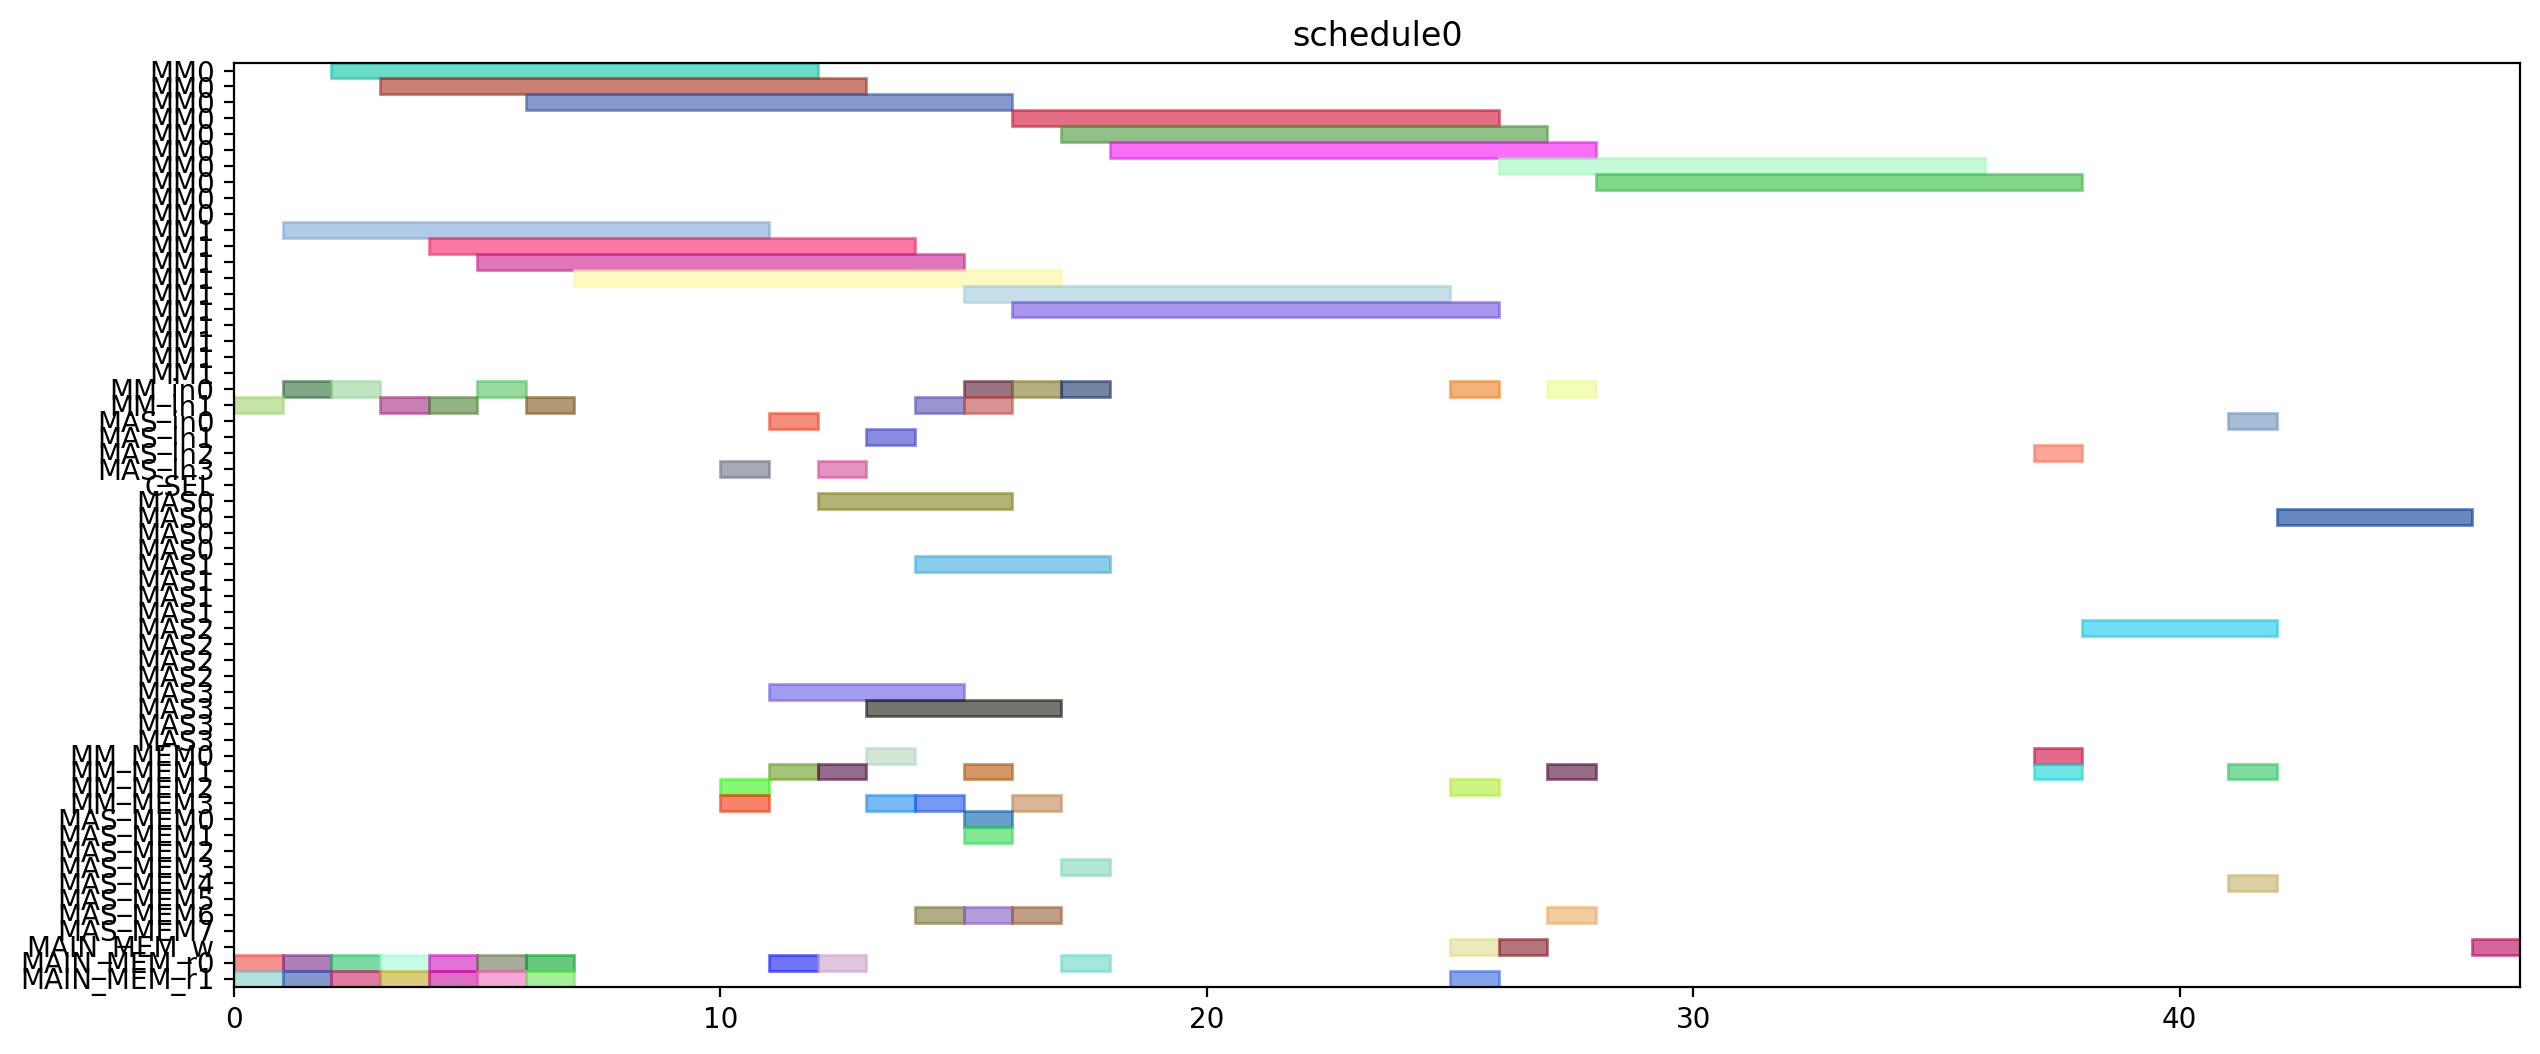

Generate this figure with Python:
from pyschedule import Scenario, solvers, plotters, alt


def solve():
	horizon = 120
	S = Scenario("schedule0", horizon=horizon)

	# resource
	MM = S.Resources('MM', num=2, size=10)
	MM_in = S.Resources('MM_in', num=2)
	MAS_in = S.Resources('MAS_in', num=4)
	CSEL = S.Resource('CSEL')
	MAS = S.Resources('MAS', num=4, size=4, periods=range(1, horizon))
	MM_MEM = S.Resources('MM_MEM', num=4)
	MAS_MEM = S.Resources('MAS_MEM', num=8)
	MAIN_MEM_w = S.Resource('MAIN_MEM_w', size=1)
	MAIN_MEM_r = S.Resources('MAIN_MEM_r', num=2)

	# result of previous scheduling

	# new tasks
	r1 = S.Task('r1', length=10, delay_cost=1)
	r1 += alt(MM)
	r1_in = S.Task('r1_in', length=1, delay_cost=1)
	r1_in += alt(MM_in)
	S += r1_in*MM_in[0]<=r1*MM[0]
	S += r1_in*MM_in[1]<=r1*MM[1]
	r1_mem0 = S.Task('r1_mem0', length=1, delay_cost=1)
	r1_mem0 += MAIN_MEM_r[0]
	S += r1_mem0 <= r1

	r1_mem1 = S.Task('r1_mem1', length=1, delay_cost=1)
	r1_mem1 += MAIN_MEM_r[1]
	S += r1_mem1 <= r1

	r3 = S.Task('r3', length=10, delay_cost=1)
	r3 += alt(MM)
	r3_in = S.Task('r3_in', length=1, delay_cost=1)
	r3_in += alt(MM_in)
	S += r3_in*MM_in[0]<=r3*MM[0]
	S += r3_in*MM_in[1]<=r3*MM[1]
	r3_mem0 = S.Task('r3_mem0', length=1, delay_cost=1)
	r3_mem0 += MAIN_MEM_r[0]
	S += r3_mem0 <= r3

	r3_mem1 = S.Task('r3_mem1', length=1, delay_cost=1)
	r3_mem1 += MAIN_MEM_r[1]
	S += r3_mem1 <= r3

	r4 = S.Task('r4', length=10, delay_cost=1)
	r4 += alt(MM)
	r4_in = S.Task('r4_in', length=1, delay_cost=1)
	r4_in += alt(MM_in)
	S += r4_in*MM_in[0]<=r4*MM[0]
	S += r4_in*MM_in[1]<=r4*MM[1]
	r4_mem0 = S.Task('r4_mem0', length=1, delay_cost=1)
	r4_mem0 += MAIN_MEM_r[0]
	S += r4_mem0 <= r4

	r4_mem1 = S.Task('r4_mem1', length=1, delay_cost=1)
	r4_mem1 += MAIN_MEM_r[1]
	S += r4_mem1 <= r4

	r5 = S.Task('r5', length=10, delay_cost=1)
	r5 += alt(MM)
	r5_in = S.Task('r5_in', length=1, delay_cost=1)
	r5_in += alt(MM_in)
	S += r5_in*MM_in[0]<=r5*MM[0]
	S += r5_in*MM_in[1]<=r5*MM[1]
	r5_mem0 = S.Task('r5_mem0', length=1, delay_cost=1)
	r5_mem0 += MAIN_MEM_r[0]
	S += r5_mem0 <= r5

	r5_mem1 = S.Task('r5_mem1', length=1, delay_cost=1)
	r5_mem1 += MAIN_MEM_r[1]
	S += r5_mem1 <= r5

	r6 = S.Task('r6', length=10, delay_cost=1)
	r6 += alt(MM)
	r6_in = S.Task('r6_in', length=1, delay_cost=1)
	r6_in += alt(MM_in)
	S += r6_in*MM_in[0]<=r6*MM[0]
	S += r6_in*MM_in[1]<=r6*MM[1]
	r6_mem0 = S.Task('r6_mem0', length=1, delay_cost=1)
	r6_mem0 += MAIN_MEM_r[0]
	S += r6_mem0 <= r6

	r6_mem1 = S.Task('r6_mem1', length=1, delay_cost=1)
	r6_mem1 += MAIN_MEM_r[1]
	S += r6_mem1 <= r6

	r12 = S.Task('r12', length=10, delay_cost=1)
	r12 += alt(MM)
	r12_in = S.Task('r12_in', length=1, delay_cost=1)
	r12_in += alt(MM_in)
	S += r12_in*MM_in[0]<=r12*MM[0]
	S += r12_in*MM_in[1]<=r12*MM[1]
	r12_mem0 = S.Task('r12_mem0', length=1, delay_cost=1)
	r12_mem0 += MAIN_MEM_r[0]
	S += r12_mem0 <= r12

	r12_mem1 = S.Task('r12_mem1', length=1, delay_cost=1)
	r12_mem1 += MAIN_MEM_r[1]
	S += r12_mem1 <= r12

	r13 = S.Task('r13', length=10, delay_cost=1)
	r13 += alt(MM)
	r13_in = S.Task('r13_in', length=1, delay_cost=1)
	r13_in += alt(MM_in)
	S += r13_in*MM_in[0]<=r13*MM[0]
	S += r13_in*MM_in[1]<=r13*MM[1]
	r13_mem0 = S.Task('r13_mem0', length=1, delay_cost=1)
	r13_mem0 += MAIN_MEM_r[0]
	S += r13_mem0 <= r13

	r13_mem1 = S.Task('r13_mem1', length=1, delay_cost=1)
	r13_mem1 += MAIN_MEM_r[1]
	S += r13_mem1 <= r13

	r2 = S.Task('r2', length=4, delay_cost=1)
	r2 += alt(MAS)
	r2_in = S.Task('r2_in', length=1, delay_cost=1)
	r2_in += alt(MAS_in)
	S += r2_in*MAS_in[0]<=r2*MAS[0]

	S += r2_in*MAS_in[1]<=r2*MAS[1]

	S += r2_in*MAS_in[2]<=r2*MAS[2]

	S += r2_in*MAS_in[3]<=r2*MAS[3]

	r2_mem0 = S.Task('r2_mem0', length=1, delay_cost=1)
	r2_mem0 += alt(MM_MEM)
	S += (r1*MM[0])-1 < r2_mem0*MM_MEM[0]
	S += (r1*MM[1])-1 < r2_mem0*MM_MEM[2]
	S += r2_mem0 <= r2

	r2_mem1 = S.Task('r2_mem1', length=1, delay_cost=1)
	r2_mem1 += alt(MM_MEM)
	S += (r1*MM[0])-1 < r2_mem1*MM_MEM[1]
	S += (r1*MM[1])-1 < r2_mem1*MM_MEM[3]
	S += r2_mem1 <= r2

	r7 = S.Task('r7', length=4, delay_cost=1)
	r7 += alt(MAS)
	r7_in = S.Task('r7_in', length=1, delay_cost=1)
	r7_in += alt(MAS_in)
	S += r7_in*MAS_in[0]<=r7*MAS[0]

	S += r7_in*MAS_in[1]<=r7*MAS[1]

	S += r7_in*MAS_in[2]<=r7*MAS[2]

	S += r7_in*MAS_in[3]<=r7*MAS[3]

	r7_mem0 = S.Task('r7_mem0', length=1, delay_cost=1)
	r7_mem0 += alt(MM_MEM)
	S += (r5*MM[0])-1 < r7_mem0*MM_MEM[0]
	S += (r5*MM[1])-1 < r7_mem0*MM_MEM[2]
	S += r7_mem0 <= r7

	r7_mem1 = S.Task('r7_mem1', length=1, delay_cost=1)
	r7_mem1 += alt(MM_MEM)
	S += (r6*MM[0])-1 < r7_mem1*MM_MEM[1]
	S += (r6*MM[1])-1 < r7_mem1*MM_MEM[3]
	S += r7_mem1 <= r7

	r8 = S.Task('r8', length=4, delay_cost=1)
	r8 += alt(MAS)
	r8_in = S.Task('r8_in', length=1, delay_cost=1)
	r8_in += alt(MAS_in)
	S += r8_in*MAS_in[0]<=r8*MAS[0]

	S += r8_in*MAS_in[1]<=r8*MAS[1]

	S += r8_in*MAS_in[2]<=r8*MAS[2]

	S += r8_in*MAS_in[3]<=r8*MAS[3]

	r8_mem0 = S.Task('r8_mem0', length=1, delay_cost=1)
	r8_mem0 += MAIN_MEM_r[0]
	S += r8_mem0 <= r8

	r8_mem1 = S.Task('r8_mem1', length=1, delay_cost=1)
	r8_mem1 += alt(MM_MEM)
	S += (r4*MM[0])-1 < r8_mem1*MM_MEM[1]
	S += (r4*MM[1])-1 < r8_mem1*MM_MEM[3]
	S += r8_mem1 <= r8

	r10 = S.Task('r10', length=4, delay_cost=1)
	r10 += alt(MAS)
	r10_in = S.Task('r10_in', length=1, delay_cost=1)
	r10_in += alt(MAS_in)
	S += r10_in*MAS_in[0]<=r10*MAS[0]

	S += r10_in*MAS_in[1]<=r10*MAS[1]

	S += r10_in*MAS_in[2]<=r10*MAS[2]

	S += r10_in*MAS_in[3]<=r10*MAS[3]

	r10_mem0 = S.Task('r10_mem0', length=1, delay_cost=1)
	r10_mem0 += MAIN_MEM_r[0]
	S += r10_mem0 <= r10

	r10_mem1 = S.Task('r10_mem1', length=1, delay_cost=1)
	r10_mem1 += alt(MM_MEM)
	S += (r4*MM[0])-1 < r10_mem1*MM_MEM[1]
	S += (r4*MM[1])-1 < r10_mem1*MM_MEM[3]
	S += r10_mem1 <= r10

	r9 = S.Task('r9', length=10, delay_cost=1)
	r9 += alt(MM)
	r9_in = S.Task('r9_in', length=1, delay_cost=1)
	r9_in += alt(MM_in)
	S += r9_in*MM_in[0]<=r9*MM[0]
	S += r9_in*MM_in[1]<=r9*MM[1]
	r9_mem0 = S.Task('r9_mem0', length=1, delay_cost=1)
	r9_mem0 += MAIN_MEM_r[0]
	S += r9_mem0 <= r9

	r9_mem1 = S.Task('r9_mem1', length=1, delay_cost=1)
	r9_mem1 += alt(MAS_MEM)
	S += (r7*MAS[0])-1 < r9_mem1*MAS_MEM[1]
	S += (r7*MAS[1])-1 < r9_mem1*MAS_MEM[3]
	S += (r7*MAS[2])-1 < r9_mem1*MAS_MEM[5]
	S += (r7*MAS[3])-1 < r9_mem1*MAS_MEM[7]
	S += r9_mem1 <= r9

	r11 = S.Task('r11', length=10, delay_cost=1)
	r11 += alt(MM)
	r11_in = S.Task('r11_in', length=1, delay_cost=1)
	r11_in += alt(MM_in)
	S += r11_in*MM_in[0]<=r11*MM[0]
	S += r11_in*MM_in[1]<=r11*MM[1]
	r11_mem0 = S.Task('r11_mem0', length=1, delay_cost=1)
	r11_mem0 += alt(MAS_MEM)
	S += (r10*MAS[0])-1 < r11_mem0*MAS_MEM[0]
	S += (r10*MAS[1])-1 < r11_mem0*MAS_MEM[2]
	S += (r10*MAS[2])-1 < r11_mem0*MAS_MEM[4]
	S += (r10*MAS[3])-1 < r11_mem0*MAS_MEM[6]
	S += r11_mem0 <= r11

	r11_mem1 = S.Task('r11_mem1', length=1, delay_cost=1)
	r11_mem1 += alt(MAS_MEM)
	S += (r10*MAS[0])-1 < r11_mem1*MAS_MEM[1]
	S += (r10*MAS[1])-1 < r11_mem1*MAS_MEM[3]
	S += (r10*MAS[2])-1 < r11_mem1*MAS_MEM[5]
	S += (r10*MAS[3])-1 < r11_mem1*MAS_MEM[7]
	S += r11_mem1 <= r11

	PX_new = S.Task('PX_new', length=10, delay_cost=1)
	PX_new += alt(MM)
	PX_new_in = S.Task('PX_new_in', length=1, delay_cost=1)
	PX_new_in += alt(MM_in)
	S += PX_new_in*MM_in[0]<=PX_new*MM[0]
	S += PX_new_in*MM_in[1]<=PX_new*MM[1]
	S += 0<PX_new

	PX_new_w = S.Task('PX_new_w', length=1, delay_cost=1)
	PX_new_w += alt(MAIN_MEM_w)
	S += PX_new <= PX_new_w

	PX_new_mem0 = S.Task('PX_new_mem0', length=1, delay_cost=1)
	PX_new_mem0 += alt(MAS_MEM)
	S += (r2*MAS[0])-1 < PX_new_mem0*MAS_MEM[0]
	S += (r2*MAS[1])-1 < PX_new_mem0*MAS_MEM[2]
	S += (r2*MAS[2])-1 < PX_new_mem0*MAS_MEM[4]
	S += (r2*MAS[3])-1 < PX_new_mem0*MAS_MEM[6]
	S += PX_new_mem0 <= PX_new

	PX_new_mem1 = S.Task('PX_new_mem1', length=1, delay_cost=1)
	PX_new_mem1 += alt(MM_MEM)
	S += (r12*MM[0])-1 < PX_new_mem1*MM_MEM[1]
	S += (r12*MM[1])-1 < PX_new_mem1*MM_MEM[3]
	S += PX_new_mem1 <= PX_new

	r14 = S.Task('r14', length=10, delay_cost=1)
	r14 += alt(MM)
	r14_in = S.Task('r14_in', length=1, delay_cost=1)
	r14_in += alt(MM_in)
	S += r14_in*MM_in[0]<=r14*MM[0]
	S += r14_in*MM_in[1]<=r14*MM[1]
	r14_mem0 = S.Task('r14_mem0', length=1, delay_cost=1)
	r14_mem0 += alt(MAS_MEM)
	S += (r2*MAS[0])-1 < r14_mem0*MAS_MEM[0]
	S += (r2*MAS[1])-1 < r14_mem0*MAS_MEM[2]
	S += (r2*MAS[2])-1 < r14_mem0*MAS_MEM[4]
	S += (r2*MAS[3])-1 < r14_mem0*MAS_MEM[6]
	S += r14_mem0 <= r14

	r14_mem1 = S.Task('r14_mem1', length=1, delay_cost=1)
	r14_mem1 += alt(MM_MEM)
	S += (r3*MM[0])-1 < r14_mem1*MM_MEM[1]
	S += (r3*MM[1])-1 < r14_mem1*MM_MEM[3]
	S += r14_mem1 <= r14

	Z1_new = S.Task('Z1_new', length=10, delay_cost=1)
	Z1_new += alt(MM)
	Z1_new_in = S.Task('Z1_new_in', length=1, delay_cost=1)
	Z1_new_in += alt(MM_in)
	S += Z1_new_in*MM_in[0]<=Z1_new*MM[0]
	S += Z1_new_in*MM_in[1]<=Z1_new*MM[1]
	S += 0<Z1_new

	Z1_new_w = S.Task('Z1_new_w', length=1, delay_cost=1)
	Z1_new_w += alt(MAIN_MEM_w)
	S += Z1_new <= Z1_new_w

	Z1_new_mem0 = S.Task('Z1_new_mem0', length=1, delay_cost=1)
	Z1_new_mem0 += alt(MAS_MEM)
	S += (r2*MAS[0])-1 < Z1_new_mem0*MAS_MEM[0]
	S += (r2*MAS[1])-1 < Z1_new_mem0*MAS_MEM[2]
	S += (r2*MAS[2])-1 < Z1_new_mem0*MAS_MEM[4]
	S += (r2*MAS[3])-1 < Z1_new_mem0*MAS_MEM[6]
	S += Z1_new_mem0 <= Z1_new

	Z1_new_mem1 = S.Task('Z1_new_mem1', length=1, delay_cost=1)
	Z1_new_mem1 += alt(MM_MEM)
	S += (r13*MM[0])-1 < Z1_new_mem1*MM_MEM[1]
	S += (r13*MM[1])-1 < Z1_new_mem1*MM_MEM[3]
	S += Z1_new_mem1 <= Z1_new

	r15 = S.Task('r15', length=10, delay_cost=1)
	r15 += alt(MM)
	r15_in = S.Task('r15_in', length=1, delay_cost=1)
	r15_in += alt(MM_in)
	S += r15_in*MM_in[0]<=r15*MM[0]
	S += r15_in*MM_in[1]<=r15*MM[1]
	r15_mem0 = S.Task('r15_mem0', length=1, delay_cost=1)
	r15_mem0 += alt(MAS_MEM)
	S += (r8*MAS[0])-1 < r15_mem0*MAS_MEM[0]
	S += (r8*MAS[1])-1 < r15_mem0*MAS_MEM[2]
	S += (r8*MAS[2])-1 < r15_mem0*MAS_MEM[4]
	S += (r8*MAS[3])-1 < r15_mem0*MAS_MEM[6]
	S += r15_mem0 <= r15

	r15_mem1 = S.Task('r15_mem1', length=1, delay_cost=1)
	r15_mem1 += alt(MM_MEM)
	S += (r9*MM[0])-1 < r15_mem1*MM_MEM[1]
	S += (r9*MM[1])-1 < r15_mem1*MM_MEM[3]
	S += r15_mem1 <= r15

	r16 = S.Task('r16', length=10, delay_cost=1)
	r16 += alt(MM)
	r16_in = S.Task('r16_in', length=1, delay_cost=1)
	r16_in += alt(MM_in)
	S += r16_in*MM_in[0]<=r16*MM[0]
	S += r16_in*MM_in[1]<=r16*MM[1]
	r16_mem0 = S.Task('r16_mem0', length=1, delay_cost=1)
	r16_mem0 += alt(MM_MEM)
	S += (r11*MM[0])-1 < r16_mem0*MM_MEM[0]
	S += (r11*MM[1])-1 < r16_mem0*MM_MEM[2]
	S += r16_mem0 <= r16

	r16_mem1 = S.Task('r16_mem1', length=1, delay_cost=1)
	r16_mem1 += MAIN_MEM_r[1]
	S += r16_mem1 <= r16

	r17 = S.Task('r17', length=4, delay_cost=1)
	r17 += alt(MAS)
	r17_in = S.Task('r17_in', length=1, delay_cost=1)
	r17_in += alt(MAS_in)
	S += r17_in*MAS_in[0]<=r17*MAS[0]

	S += r17_in*MAS_in[1]<=r17*MAS[1]

	S += r17_in*MAS_in[2]<=r17*MAS[2]

	S += r17_in*MAS_in[3]<=r17*MAS[3]

	r17_mem0 = S.Task('r17_mem0', length=1, delay_cost=1)
	r17_mem0 += alt(MM_MEM)
	S += (r14*MM[0])-1 < r17_mem0*MM_MEM[0]
	S += (r14*MM[1])-1 < r17_mem0*MM_MEM[2]
	S += r17_mem0 <= r17

	r17_mem1 = S.Task('r17_mem1', length=1, delay_cost=1)
	r17_mem1 += alt(MM_MEM)
	S += (r15*MM[0])-1 < r17_mem1*MM_MEM[1]
	S += (r15*MM[1])-1 < r17_mem1*MM_MEM[3]
	S += r17_mem1 <= r17

	PY_new = S.Task('PY_new', length=4, delay_cost=1)
	PY_new += alt(MAS)
	PY_new_in = S.Task('PY_new_in', length=1, delay_cost=1)
	PY_new_in += alt(MAS_in)
	S += PY_new_in*MAS_in[0]<=PY_new*MAS[0]

	S += PY_new_in*MAS_in[1]<=PY_new*MAS[1]

	S += PY_new_in*MAS_in[2]<=PY_new*MAS[2]

	S += PY_new_in*MAS_in[3]<=PY_new*MAS[3]

	S += 0<PY_new

	PY_new_w = S.Task('PY_new_w', length=1, delay_cost=1)
	PY_new_w += alt(MAIN_MEM_w)
	S += PY_new <= PY_new_w

	PY_new_mem0 = S.Task('PY_new_mem0', length=1, delay_cost=1)
	PY_new_mem0 += alt(MAS_MEM)
	S += (r17*MAS[0])-1 < PY_new_mem0*MAS_MEM[0]
	S += (r17*MAS[1])-1 < PY_new_mem0*MAS_MEM[2]
	S += (r17*MAS[2])-1 < PY_new_mem0*MAS_MEM[4]
	S += (r17*MAS[3])-1 < PY_new_mem0*MAS_MEM[6]
	S += PY_new_mem0 <= PY_new

	PY_new_mem1 = S.Task('PY_new_mem1', length=1, delay_cost=1)
	PY_new_mem1 += alt(MM_MEM)
	S += (r16*MM[0])-1 < PY_new_mem1*MM_MEM[1]
	S += (r16*MM[1])-1 < PY_new_mem1*MM_MEM[3]
	S += PY_new_mem1 <= PY_new

	solvers.mip.solve(S,msg=1,kind='CPLEX',ratio_gap=1.01)

	solution = [['hoge']*len(S.solution()[1]) for i in range(len(S.solution()))]
	for i in range(len(S.solution())):
		for j in range(len(S.solution()[i])):
			solution[i][j]=str(S.solution()[i][j])
	print(solution)

	cycles = int(solution[-1][3])

	pic_file_name = "/mnt/rose/usr1/fukuda/ABE/multiRAM_multiMAS_16mux/scheduling_result/stage10MM2_stage4MAS4/EP_YRECOVER/schedule0.png"
	if(S.solution() != []):
		plotters.matplotlib.plot(S,img_filename=pic_file_name, show_task_labels=False, fig_size=(cycles*0.25+3, 6))

	return solution
